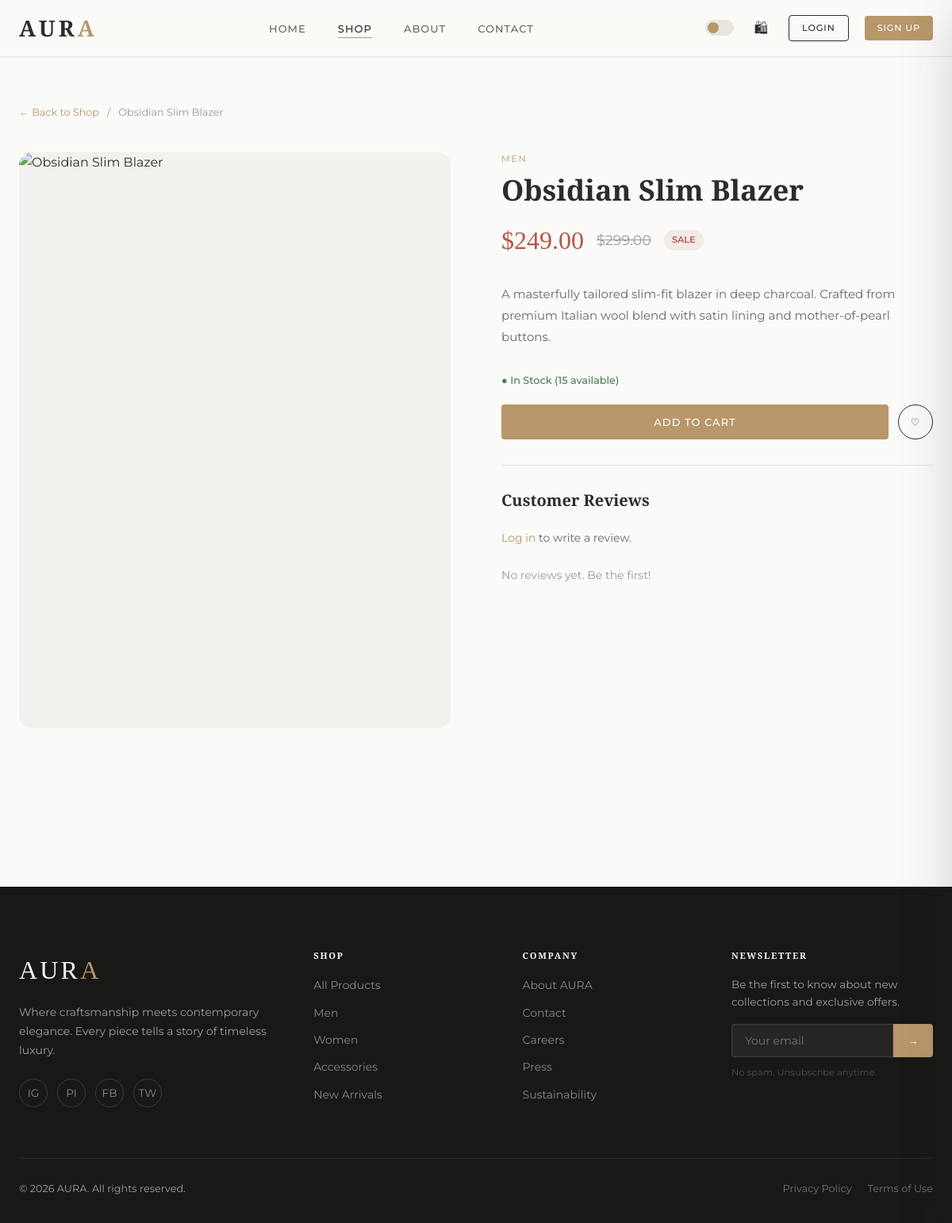
Screenshot of /public/shop.php?product=obsidian-slim-blazer with the database file from the repository.
### tables this page shows
CREATE TABLE IF NOT EXISTS products (
    id          INT UNSIGNED AUTO_INCREMENT PRIMARY KEY,
    category_id INT UNSIGNED NOT NULL,
    name        VARCHAR(200) NOT NULL,
    slug        VARCHAR(200) NOT NULL UNIQUE,
    description TEXT,
    price       DECIMAL(10,2) NOT NULL,
    sale_price  DECIMAL(10,2) DEFAULT NULL,
    image       VARCHAR(255) DEFAULT 'default.jpg',
    stock       INT UNSIGNED NOT NULL DEFAULT 0,
    featured    TINYINT(1) NOT NULL DEFAULT 0,
    created_at  TIMESTAMP DEFAULT CURRENT_TIMESTAMP,
    updated_at  TIMESTAMP DEFAULT CURRENT_TIMESTAMP ON UPDATE CURRENT_TIMESTAMP,
    FOREIGN KEY (category_id) REFERENCES categories(id) ON DELETE RESTRICT,
    INDEX idx_category  (category_id),
    INDEX idx_featured  (featured),
    INDEX idx_price     (price)
);

CREATE TABLE IF NOT EXISTS categories (
    id         INT UNSIGNED AUTO_INCREMENT PRIMARY KEY,
    name       VARCHAR(100) NOT NULL,
    slug       VARCHAR(100) NOT NULL UNIQUE,
    created_at TIMESTAMP DEFAULT CURRENT_TIMESTAMP
);

### core/Helpers/Security.php (called while the page is built, shortened)
<?php
class Security
{
    public static function h(mixed $value): string
    {
        return htmlspecialchars((string) $value, ENT_QUOTES | ENT_SUBSTITUTE, 'UTF-8');
    }
    public static function clean(string $input): string
    {
        return trim(strip_tags($input));
    }
    public static function imageUrl(string $image): string
    {
        return rtrim(UPLOAD_URL, '/') . '/' . ltrim($image, '/');
    }
}

### core/Database/Connection.php (called while the page is built, shortened)
<?php
class Connection
{
    private static ?Connection $instance = null;
    private PDO $pdo;
    private function __construct()
    {
        $dsn = sprintf(
            'mysql:host=%s;port=%s;dbname=%s;charset=%s',
            DB_HOST, DB_PORT, DB_NAME, DB_CHARSET
        );
        $options = [
            PDO::ATTR_ERRMODE            => PDO::ERRMODE_EXCEPTION,
            PDO::ATTR_DEFAULT_FETCH_MODE => PDO::FETCH_ASSOC,
            PDO::ATTR_EMULATE_PREPARES   => false,
            PDO::MYSQL_ATTR_INIT_COMMAND => "SET NAMES utf8mb4 COLLATE utf8mb4_unicode_ci",
        ];
        try {
            $this->pdo = new PDO($dsn, DB_USER, DB_PASS, $options);
        } catch (PDOException $e) {
            error_log('[AURA DB] Connection failed: ' . $e->getMessage());
            throw new \RuntimeException('Database connection failed. Please try again later.');
        }
    }
    public static function getInstance(): Connection
    {
        if (self::$instance === null) {
            self::$instance = new self();
        }
        return self::$instance;
    }
    public function getPDO(): PDO
    {
        return $this->pdo;
    }
}

### core/Classes/Product.php (called while the page is built, shortened)
<?php
class Product
{
    private PDO $db;
    public function __construct()
    {
        $this->db = Connection::getInstance()->getPDO();
    }
    public function getBySlug(string $slug): ?array
    {
        $stmt = $this->db->prepare(
            "SELECT p.*, c.name AS cat_name, c.slug AS cat_slug,
                    COALESCE(AVG(r.rating), 0) AS avg_rating,
                    COUNT(r.id) AS review_count
             FROM products p
             JOIN categories c ON c.id = p.category_id
             LEFT JOIN product_ratings r ON r.product_id = p.id
             WHERE p.slug = :slug
             GROUP BY p.id LIMIT 1"
        );
        $stmt->execute([':slug' => $slug]);
        $row = $stmt->fetch();
        return $row ?: null;
    }
}

### core/Helpers/Session.php (called while the page is built, shortened)
<?php
class Session
{
    public static function has(string $key): bool
    {
        return isset($_SESSION[$key]);
    }
    public static function isLoggedIn(): bool
    {
        return self::has('user_id');
    }
}

### public/shop.php (the view, shortened to what this page needs)
<?php
require_once CORE_PATH . '/Database/Connection.php';
require_once CORE_PATH . '/Helpers/Security.php';
require_once CORE_PATH . '/Helpers/Session.php';
require_once CORE_PATH . '/Classes/Product.php';
$productModel = new Product();
$page     = max(1, (int)($_GET['page']   ?? 1));
$cat      = Security::clean($_GET['cat']  ?? '');
$search   = Security::clean($_GET['q']    ?? '');
$sort     = Security::clean($_GET['sort'] ?? 'newest');
$productSlug = Security::clean($_GET['product'] ?? '');
$single      = $productSlug ? $productModel->getBySlug($productSlug) : null;
if ($single) {
    $reviews      = $productModel->getReviews((int)$single['id']);
    $isWishlisted = Session::isLoggedIn()
        ? $productModel->isWishlisted(Session::get('user_id'), $single['id'])
        : false;
} else {
    $result     = $productModel->getFiltered($page, PRODUCTS_PER_PAGE, $cat, $search, $sort);
    $products   = $result['items'];
    $totalPages = $result['pages'];
    $totalItems = $result['total'];
    $pageTitle  = 'Shop — AURA';
}
require_once VIEWS_PATH . '/partials/head.php';
require_once VIEWS_PATH . '/partials/navbar.php';
?>
<main style="padding-top:var(--nav-h)">
<?php if ($single):  ?>
<div class="container" style="padding-top:60px;padding-bottom:80px">
    <nav style="font-size:.8rem;color:var(--color-text-3);margin-bottom:40px;display:flex;gap:10px;align-items:center">
        <a href="<?= APP_URL ?>/shop.php" style="color:var(--color-gold);text-decoration:none">← Back to Shop</a>
        <span>/</span>
        <span><?= Security::h($single['name']) ?></span>
    </nav>
    <div style="display:grid;grid-template-columns:1fr 1fr;gap:64px;align-items:start" class="responsive-product-grid">
        <div style="position:sticky;top:calc(var(--nav-h) + 20px)">
            <div style="aspect-ratio:3/4;overflow:hidden;border-radius:var(--radius-lg);background:var(--color-bg-2)">
                <img src="<?= Security::h(Security::imageUrl($single['image'])) ?>"
                     alt="<?= Security::h($single['name']) ?>"
                     style="width:100%;height:100%;object-fit:cover"
                     onerror="this.src='<?= APP_URL ?>/assets/images/placeholder.jpg'">
            </div>
        </div>
        <div data-aos="fade-left">
            <p style="font-size:.7rem;letter-spacing:.15em;text-transform:uppercase;color:var(--color-gold);margin-bottom:8px">
                <?= Security::h($single['cat_name']) ?>
            </p>
            <h1 style="font-size:clamp(1.5rem,3vw,2.25rem);margin-bottom:16px">
                <?= Security::h($single['name']) ?>
            </h1>
            <div style="display:flex;align-items:center;gap:16px;margin-bottom:28px">
                <?php $isSale = !empty($single['sale_price']); ?>
                <span style="font-family:var(--font-serif);font-size:2rem;color:<?= $isSale ? 'var(--color-danger)' : 'var(--color-text)' ?>">
                    $<?= number_format((float)($isSale ? $single['sale_price'] : $single['price']), 2) ?>
                </span>
                <?php if ($isSale): ?>
                <span style="font-size:1.1rem;color:var(--color-text-3);text-decoration:line-through">
                    $<?= number_format((float)$single['price'], 2) ?>
                </span>
                <span style="background:rgba(181,87,74,.1);color:var(--color-danger);font-size:.7rem;font-weight:600;padding:4px 10px;border-radius:999px">
                    SALE
                </span>
                <?php endif; ?>
            </div>
            <p style="color:var(--color-text-2);line-height:1.8;margin-bottom:32px;font-size:.9375rem">
                <?= nl2br(Security::h($single['description'])) ?>
            </p>
            <p style="font-size:.8rem;font-weight:500;margin-bottom:20px;
                color:<?= $single['stock'] == 0 ? 'var(--color-danger)' : ($single['stock'] <= 5 ? 'var(--color-warning)' : 'var(--color-success)') ?>">
                <?php if ($single['stock'] == 0): ?>● Out of Stock
                <?php elseif ($single['stock'] <= 5): ?>● Only <?= $single['stock'] ?> left
                <?php else: ?>● In Stock (<?= $single['stock'] ?> available)
                <?php endif; ?>
            </p>
            <div style="display:flex;gap:12px;margin-bottom:16px">
                <button class="btn btn-primary" style="flex:1;justify-content:center"
                        data-add-cart="<?= $single['id'] ?>"
                        <?= $single['stock'] == 0 ? 'disabled' : '' ?>>
                    <?= $single['stock'] == 0 ? 'Out of Stock' : 'Add to Cart' ?>
                </button>
                <button class="btn btn-outline btn-icon"
                        data-wishlist="<?= $single['id'] ?>"
                        title="<?= $isWishlisted ? 'Remove from wishlist' : 'Add to wishlist' ?>">
                    <?= $isWishlisted ? '♥' : '♡' ?>
                </button>
            </div>
            <hr class="divider">
            <div>
                <h2 style="font-size:1.25rem;margin-bottom:24px">Customer Reviews</h2>
                <?php if (Session::isLoggedIn()): ?>
                <form method="POST" style="background:var(--color-bg-2);border-radius:var(--radius-lg);padding:24px;margin-bottom:32px">
                    <?= Security::csrfField() ?>
                    <input type="hidden" name="product_id" value="<?= $single['id'] ?>">
                    <input type="hidden" name="submit_review" value="1">
                    <h3 style="font-size:1rem;margin-bottom:16px">Write a Review</h3>
                    <div class="star-input" style="margin-bottom:16px">
                        <input type="hidden" name="rating" value="5">
                        <div style="display:flex;gap:4px">
                            <?php for ($i = 1; $i <= 5; $i++): ?>
                            <button type="button" class="star-btn <?= $i <= 5 ? 'selected' : '' ?>"
                                    style="background:none;border:none;font-size:1.5rem;cursor:pointer;
                                           color:<?= $i <= 5 ? 'var(--color-gold)' : 'var(--color-border)' ?>;
                                           transition:color .2s;padding:2px">★</button>
                            <?php endfor; ?>
                        </div>
                    </div>
                    <textarea name="review" class="form-control" rows="4"
                              placeholder="Share your experience with this piece..."
                              style="margin-bottom:12px"></textarea>
                    <button type="submit" class="btn btn-primary btn-sm">Submit Review</button>
                </form>
                <?php else: ?>
                <p style="font-size:.875rem;color:var(--color-text-2);margin-bottom:24px">
                    <a href="<?= APP_URL ?>/login.php" style="color:var(--color-gold)">Log in</a> to write a review.
                </p>
                <?php endif; ?>
                <?php if (empty($reviews)): ?>
                <p style="color:var(--color-text-3);font-size:.875rem">No reviews yet. Be the first!</p>
                <?php endif; ?>
            </div>
        </div>
    </div>
</div>
<?php endif; ?>
</main>
<?php require_once VIEWS_PATH . '/partials/footer.php'; ?>

### public/assets/css/main.css (style rules this page uses)
:root { --color-bg: #FAFAF8; --color-bg-2: #F3F1ED; --color-surface: #FFFFFF; --color-border: #E8E5DF; --color-text: #2C2C2C; --color-text-2: #6B6762; --color-text-3: #9E9993; --color-gold: #B8976A; --color-gold-lt: #D4B896; --color-gold-dk: #96774E; --color-accent: #2C2C2C; --color-success: #4A7C59; --color-warning: #C7882D; --color-danger: #B5574A; --color-info: #4A6E8E; --font-serif: 'Playfair Display', Georgia, serif; --font-sans: 'Montserrat', system-ui, sans-serif; --radius-sm: 4px; --radius-md: 8px; --radius-lg: 16px; --radius-xl: 24px; --radius-pill: 999px; --shadow-sm: 0 1px 4px rgba(44,44,44,.06); --shadow-md: 0 4px 16px rgba(44,44,44,.10); --shadow-lg: 0 12px 40px rgba(44,44,44,.14); --shadow-xl: 0 24px 64px rgba(44,44,44,.18); --transition: 0.3s cubic-bezier(0.4, 0, 0.2, 1); --transition-slow: 0.6s cubic-bezier(0.4, 0, 0.2, 1); --nav-h: 72px; --sidebar-w: 260px; --max-w: 1280px; }
*, *::before, *::after { box-sizing: border-box; margin: 0; padding: 0; }
html { scroll-behavior: smooth; font-size: 16px; -webkit-font-smoothing: antialiased; }
body { font-family: var(--font-sans); background: var(--color-bg); color: var(--color-text); line-height: 1.6; min-height: 100vh; transition: background var(--transition), color var(--transition); }
a { color: inherit; text-decoration: none; }
img { max-width: 100%; display: block; }
button, input, select, textarea { font-family: inherit; }
h1, h2, h3, h4, h5 { font-family: var(--font-serif); line-height: 1.2; color: var(--color-text); }
h1 { font-size: clamp(2rem, 5vw, 3.5rem); }
h2 { font-size: clamp(1.5rem, 3vw, 2.25rem); }
.container { max-width: var(--max-w); margin: 0 auto; padding: 0 24px; }
.btn { display: inline-flex; align-items: center; justify-content: center; gap: 8px; font-family: var(--font-sans); font-size: 0.8125rem; font-weight: 500; letter-spacing: 0.08em; text-transform: uppercase; padding: 14px 32px; border: none; border-radius: var(--radius-sm); cursor: pointer; text-decoration: none; transition: all var(--transition); white-space: nowrap; position: relative; overflow: hidden; }
.btn::before { content: ''; position: absolute; inset: 0; background: rgba(255,255,255,0.1); transform: translateX(-100%); transition: transform var(--transition); }
.btn-primary { background: var(--color-gold); color: #fff; }
.btn-outline { background: transparent; color: currentColor; border: 1.5px solid currentColor; }
.btn-icon { width: 44px; height: 44px; padding: 0; border-radius: 50%; }
.divider { border: none; border-top: 1px solid var(--color-border); margin: 32px 0; }

### rows the page displays
products: name "Obsidian Slim Blazer", category.name "MEN", sale_price "249.00", price "299.00", description "A masterfully tailored slim-fit blazer in deep charcoal. Crafted from premium Italian wool blend with satin lining and mother-of-pearl buttons.", stock "15"

### other values shown
Security::h($label) "HOME"
Security::h($label) "SHOP"
Security::h($label) "ABOUT"
Security::h($label) "CONTACT"
